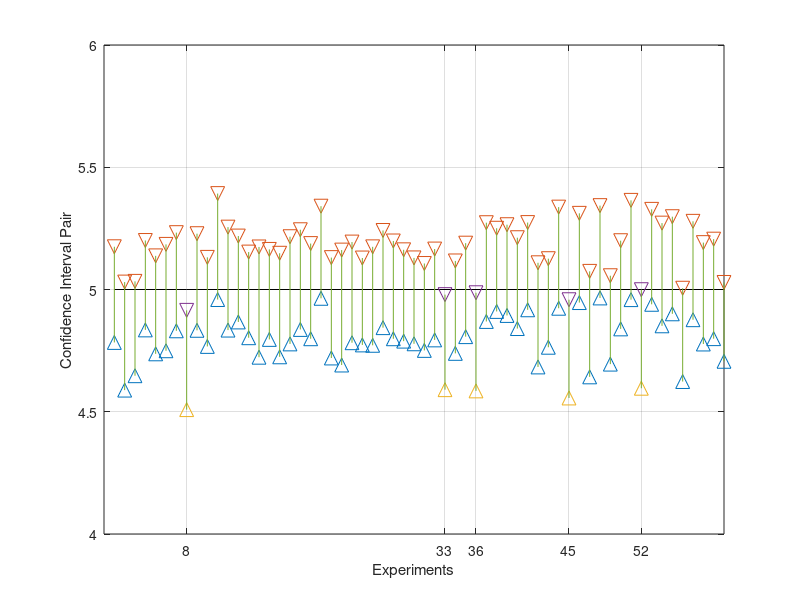

This figure's MATLAB source:
clear all
clc
close all

N = 10e6;

trueMean = 5;

noise = randn(1,N);

population = trueMean + noise;
populationMean = mean(population);
populationStd = std(population);

n = 100;

scale = 1.959964;

confInterval = zeros(100, 2);

count = 0;

runs = 1e2;

outIdx = [];

for kk = 1:runs
    
    idx = randi([1 N], 1, n);
    
    sample = population(idx);
    sampleMean = mean(sample);
    sampleStd = std(sample);
    
    marginError = scale * sampleStd/sqrt(n);
    
    confInterval(kk, :) = [sampleMean-marginError sampleMean+marginError];
    
    if (confInterval(kk,1) < populationMean && confInterval(kk,2) > populationMean)
        count = count + 1;
    else
        outIdx = [outIdx kk];
    end
    
end

probability = count/runs*100;

sprintf('The probability that the sample mean falls between an error margin is %0.2f%%', probability)

% Plot
cIndex = 1:runs;
tempIdx = ismember(cIndex, outIdx);

figure
plot(cIndex, ones(1,length(cIndex))*trueMean, 'k-', 'markersize', 5)                % plot the mean
hold on;
plot(cIndex(~tempIdx), confInterval(~tempIdx, 1), '^', 'markersize', 10)            % plot lower CI boundary
plot(cIndex(~tempIdx), confInterval(~tempIdx, 2), 'v', 'markersize', 10)            % plot upper CI boundary
hold on;
plot(cIndex(tempIdx), confInterval(tempIdx, 1), '^', 'markersize', 10)              % plot lower CI boundary
plot(cIndex(tempIdx), confInterval(tempIdx, 2), 'v', 'markersize', 10)              % plot upper CI boundary
hold on;

for I = cIndex                                        % connect upper and lower bound with a line
line([I I],[confInterval(I, 1) confInterval(I, 2)])
hold on;
end;

grid
axis([0 60 trueMean-1 trueMean+1])
xlabel('Experiments')
ylabel('Confidence Interval Pair')
set(gca, 'XTick', outIdx)
